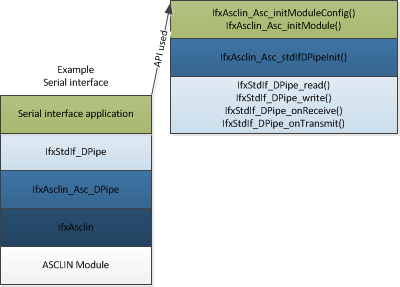
#> input picture TC275_UART/Libraries/Service/CpuGeneric/StdIf/StandardInterfaceDataPipeExample.png, 400 x 287 px, given in place of the camera
$ python two_line_detect.py   (older library calls are emulated)
#> lines starting #> are read from the running program, lines starting #| are printed output that depends on the picture; after the words box and inside, x2 and y2 are one past the last pixel; in counts of white or black regions, pixels touching at a corner belong together
import cv2
import numpy as np

class Line:
    def __init__(self):
        self.window_margin = 40
        self.prevx = []
        self.current_fit = [np.array([False])]
        self.startx = None
        self.endx = None
        self.allx = None
        self.ally = None

def warp_image(img, src, dst, size):
    M = cv2.getPerspectiveTransform(src, dst)
    Minv = cv2.getPerspectiveTransform(dst, src)
    warp_img = cv2.warpPerspective(img, M, size, flags=cv2.INTER_LINEAR)
    return warp_img, M, Minv

def smoothing(lines, pre_lines=3):
    lines = np.squeeze(lines)
    avg_line = np.zeros((720))
    for ii, line in enumerate(reversed(lines)):
        if ii == pre_lines:
            break
        avg_line += line
    avg_line = avg_line / pre_lines
    return avg_line

def calculate_center_angle(left_line, right_line, xm_per_pix, ym_per_pix):
    if left_line.allx is None or right_line.allx is None:
        return None
    ploty = np.linspace(0, 720 - 1, 720)
    leftx = left_line.allx[::-1]
    rightx = right_line.allx[::-1]
    centerx = (leftx + rightx) / 2
    fit = np.polyfit(ploty * ym_per_pix, centerx * xm_per_pix, 2)
    y = -40 * ym_per_pix
    slope = 2 * fit[0] * y + fit[1]
    angle = np.arctan(slope) * (180 / np.pi)
    return angle

def find_lines(binary_img, left_line, right_line):
    histogram = np.sum(binary_img[binary_img.shape[0] // 2:, :], axis=0)
    midpoint = np.int32(histogram.shape[0] / 2)
    start_leftx = np.argmax(histogram[:midpoint])
    start_rightx = np.argmax(histogram[midpoint:]) + midpoint
    window_height = np.int32(binary_img.shape[0] / 10)
    nonzero = binary_img.nonzero()
    nonzeroy = np.array(nonzero[0])
    nonzerox = np.array(nonzero[1])
    margin = left_line.window_margin
    minpix = 50

    leftx_current = start_leftx
    rightx_current = start_rightx

    left_lane_inds = []
    right_lane_inds = []

    for window in range(10):
        win_y_low = binary_img.shape[0] - (window + 1) * window_height
        win_y_high = binary_img.shape[0] - window * window_height
        win_xleft_low = leftx_current - margin
        win_xleft_high = leftx_current + margin
        win_xright_low = rightx_current - margin
        win_xright_high = rightx_current + margin

        good_left_inds = ((nonzeroy >= win_y_low) & (nonzeroy < win_y_high) &
                          (nonzerox >= win_xleft_low) & (nonzerox < win_xleft_high)).nonzero()[0]
        good_right_inds = ((nonzeroy >= win_y_low) & (nonzeroy < win_y_high) &
                           (nonzerox >= win_xright_low) & (nonzerox < win_xright_high)).nonzero()[0]

        left_lane_inds.append(good_left_inds)
        right_lane_inds.append(good_right_inds)

        if len(good_left_inds) > minpix:
            leftx_current = np.int32(np.mean(nonzerox[good_left_inds]))
        if len(good_right_inds) > minpix:
            rightx_current = np.int32(np.mean(nonzerox[good_right_inds]))

    left_lane_inds = np.concatenate(left_lane_inds)
    right_lane_inds = np.concatenate(right_lane_inds)

    leftx = nonzerox[left_lane_inds]
    lefty = nonzeroy[left_lane_inds]
    rightx = nonzerox[right_lane_inds]
    righty = nonzeroy[right_lane_inds]

    ploty = np.linspace(0, binary_img.shape[0] - 1, binary_img.shape[0])

    if len(leftx) > 0:
        left_fit = np.polyfit(lefty, leftx, 2)
        left_fitx = left_fit[0] * ploty ** 2 + left_fit[1] * ploty + left_fit[2]
        left_line.prevx.append(left_fitx)
        if len(left_line.prevx) > 5:
            avg = smoothing(left_line.prevx, 5)
            left_fit = np.polyfit(ploty, avg, 2)
            left_fitx = left_fit[0] * ploty ** 2 + left_fit[1] * ploty + left_fit[2]
        left_line.allx, left_line.ally = left_fitx, ploty

    if len(rightx) > 0:
        right_fit = np.polyfit(righty, rightx, 2)
        right_fitx = right_fit[0] * ploty ** 2 + right_fit[1] * ploty + right_fit[2]
        right_line.prevx.append(right_fitx)
        if len(right_line.prevx) > 5:
            avg = smoothing(right_line.prevx, 5)
            right_fit = np.polyfit(ploty, avg, 2)
            right_fitx = right_fit[0] * ploty ** 2 + right_fit[1] * ploty + right_fit[2]
        right_line.allx, right_line.ally = right_fitx, ploty

def draw_center_lane(img, left_line, right_line):
    if left_line.allx is None or right_line.allx is None:
        return img
    centerx = (left_line.allx + right_line.allx) / 2
    pts = np.array([np.transpose(np.vstack([centerx, left_line.ally]))])
    warp_zero = np.zeros_like(img).astype(np.uint8)
    cv2.polylines(warp_zero, np.int32([pts]), isClosed=False, color=(0, 255, 255), thickness=4)
    result = cv2.addWeighted(img, 1, warp_zero, 0.6, 0)
    return result

def main():
    src = np.float32([[435, 170], [242, 429], [794, 170], [977, 429]])
    dst = np.float32([[200, 0], [200, 720], [520, 0], [520, 720]])
    xm_per_pix = 1.5 / 320
    ym_per_pix = 1.5 / 720

    cameraMatrix = np.array([
        [909.10666688, 0, 680.29035139],
        [0, 907.69237377, 313.64665827],
        [0, 0, 1]
    ], dtype=np.float32)

    distCoeffs = np.array([[0.04561485, -0.04977711, -0.00178452, 0.00436709, 0.11888961]], dtype=np.float32)

    cap = cv2.VideoCapture(0, cv2.CAP_V4L2)
    cap.set(cv2.CAP_PROP_FRAME_WIDTH, 320)
    cap.set(cv2.CAP_PROP_FRAME_HEIGHT, 240)
    cap.set(cv2.CAP_PROP_FPS, 30)

    ret, frame = cap.read()
#> frame is the input picture: shape (287, 400, 3); mean B, G, R 207.5, 206.8, 195.3
    if not ret:
        print("카메라로부터 프레임을 읽을 수 없습니다.")
        return

    h, w = frame.shape[:2]
#> h = 287; w = 400
    map1, map2 = cv2.initUndistortRectifyMap(cameraMatrix, distCoeffs, None, cameraMatrix, (w, h), cv2.CV_16SC2)

    left_line = Line()
    right_line = Line()

    while cap.isOpened():
        ret, frame = cap.read()
        if not ret:
            break

        frame = cv2.remap(frame, map1, map2, interpolation=cv2.INTER_LINEAR)
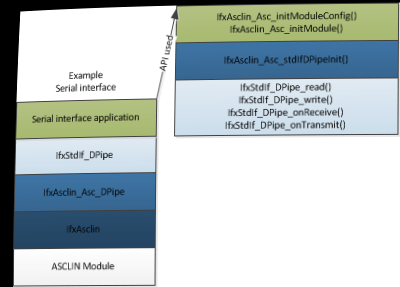
#> frame: shape (287, 400, 3); mean B, G, R 195.8, 195.1, 184.2

        img = frame[int(0.4 * frame.shape[0]):, :]
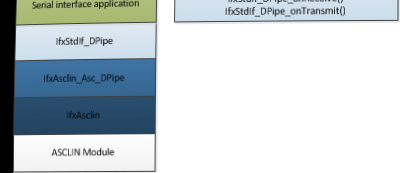
#> img: shape (173, 400, 3); mean B, G, R 211.6, 207.5, 198.7
        gray = cv2.cvtColor(img, cv2.COLOR_BGR2GRAY)
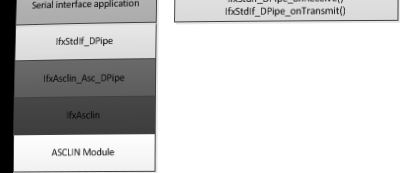
#> gray: shape (173, 400); min 0, max 255, mean 205.4
        _, binary = cv2.threshold(gray, 200, 255, cv2.THRESH_BINARY)
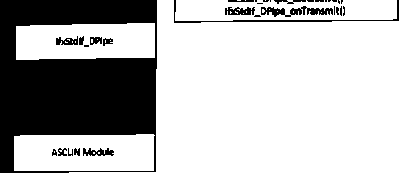
#> binary: shape (173, 400); 72.6% white; 32 black regions (17 under 20 px), largest, box (x1, y1, x2, y2) and area: (0, 0, 157, 173) 17130, (174, 0, 399, 23) 428, (261, 6, 333, 17) 389

        warp_img, M, Minv = warp_image(binary, src, dst, (720, 720))
#> in warp_image, `warp_img = cv2.warpPerspective(img, M, size, flags=cv2.INTER_LINEAR)`:
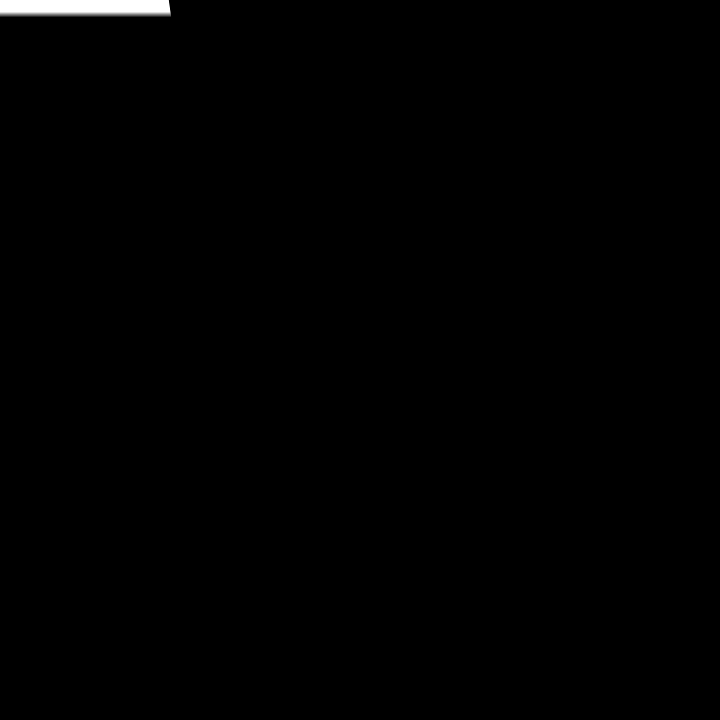
#> warp_img: shape (720, 720); min 0, max 255, mean 1.2
#> M = [[2.85, 4.71, -1401.9], [4.65e-16, 18.21, -3095.7], [4.4e-19, 0.0129, 1]]; Minv = [[1.12, -0.44, 210.6], [7.22e-17, 0.0549, 170], [4.25e-19, -0.000711, 1]]
        find_lines(warp_img, left_line, right_line)
#> in find_lines, `histogram = np.sum(binary_img[binary_img.shape[0] // 2:, :], axis=0)`: histogram = 720 values from 0 to 0
#> in find_lines, `start_leftx = np.argmax(histogram[:midpoint])`: start_leftx = 0
#> in find_lines, `start_rightx = np.argmax(histogram[midpoint:]) + midpoint`: start_rightx = 360
#> in find_lines, `nonzero = binary_img.nonzero()`: nonzero = 2897 positions, rows 0 to 16, columns 0 to 171
#> in find_lines, `nonzeroy = np.array(nonzero[0])`: nonzeroy = 2897 values from 0 to 16
#> in find_lines, `nonzerox = np.array(nonzero[1])`: nonzerox = 2897 values, max 171 at index 2896, min 0 at index 0, mean 84.71
#> in find_lines, `leftx_current = start_leftx`: leftx_current = 0
#> in find_lines, `rightx_current = start_rightx`: rightx_current = 360
#> the loop in find_lines, `for window in range(10):` made 10 passes
#> leftx_current on pass 10: 19
#> after the loop in find_lines, `for window in range(10):`: left_lane_inds = 10 items, first 6: empty array, empty array, empty array, empty array, empty array, empty array; right_lane_inds = [empty array, empty array, empty array, empty array, empty array, empty array, empty array, empty array, empty array, empty array]
#> in find_lines, `left_lane_inds = np.concatenate(left_lane_inds)`: left_lane_inds = 680 values from 0 to 2764
#> in find_lines, `right_lane_inds = np.concatenate(right_lane_inds)`: right_lane_inds = empty array
#> in find_lines, `leftx = nonzerox[left_lane_inds]`: leftx = 680 values, max 39 at index 39, min 0 at index 0, mean 19.5
#> in find_lines, `lefty = nonzeroy[left_lane_inds]`: lefty = 680 values from 0 to 16
#> in find_lines, `rightx = nonzerox[right_lane_inds]`: rightx = empty array
#> in find_lines, `left_fit = np.polyfit(lefty, leftx, 2)`: left_fit = [5.46e-16, -9.06e-15, 19.5]
#> in find_lines, `left_fitx = left_fit[0] * ploty ** 2 + left_fit[1] * ploty + left_fit[2]`: left_fitx = 720 values, max 19.5 at index 719, min 19.5 at index 8, mean 19.5
#> in find_lines, `left_line.allx, left_line.ally = left_fitx, ploty`: left_line.allx has the same summary as left_fitx; left_line.ally = 720 values from 0 to 719
        angle = calculate_center_angle(left_line, right_line, xm_per_pix, ym_per_pix)
        if angle is not None:
            print(f"Vehicle Steering Angle: {angle:.2f} degrees")

        visual = draw_center_lane(cv2.cvtColor(warp_img, cv2.COLOR_GRAY2BGR), left_line, right_line)
        cv2.imshow("Lane Detection", visual)
        if cv2.waitKey(1) & 0xFF == ord("q"):
#> (key q is pressed here)
            break

    cap.release()
    cv2.destroyAllWindows()

if __name__ == '__main__':
    main()

$ run again, on TC275_UART/Libraries/Service/CpuGeneric/StdIf/StandardInterfaceLayers.png
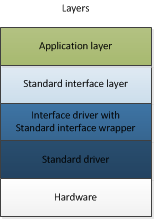
#> input picture TC275_UART/Libraries/Service/CpuGeneric/StdIf/StandardInterfaceLayers.png, 154 x 219 px, given in place of the camera
#> in main, frame is the input picture: shape (219, 154, 3); mean B, G, R 174.9, 172.3, 154.5
#> in main, `gray = cv2.cvtColor(img, cv2.COLOR_BGR2GRAY)`:
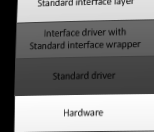
#> gray: shape (132, 154); min 0, max 254, mean 129.1
#> in main, `_, binary = cv2.threshold(gray, 200, 255, cv2.THRESH_BINARY)`:
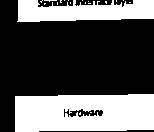
#> binary: shape (132, 154); 35.3% white; 20 white regions (18 under 20 px), largest, box (x1, y1, x2, y2) and area: (15, 94, 154, 132) 4805, (17, 0, 154, 22) 2317
#> warp_img: shape (720, 720); every value is 0
#> M = [[2.85, 4.71, -1401.9], [4.65e-16, 18.21, -3095.7], [4.4e-19, 0.0129, 1]]; Minv = [[1.12, -0.44, 210.6], [7.22e-17, 0.0549, 170], [4.25e-19, -0.000711, 1]]
#> histogram = 720 values from 0 to 0
#> start_leftx = 0
#> start_rightx = 360
#> nonzero = (empty array, empty array)
#> nonzeroy = empty array
#> leftx_current = 0
#> rightx_current = 360
#> after the loop in find_lines, `for window in range(10):`: left_lane_inds = [empty array, empty array, empty array, empty array, empty array, empty array, empty array, empty array, empty array, empty array]; right_lane_inds has the same summary as left_lane_inds
#> in find_lines, `left_lane_inds = np.concatenate(left_lane_inds)`: left_lane_inds = empty array
#> visual: shape (720, 720, 3); every value is 0

$ run again, on TC275_UART/Libraries/Service/CpuGeneric/StdIf/Timer.png
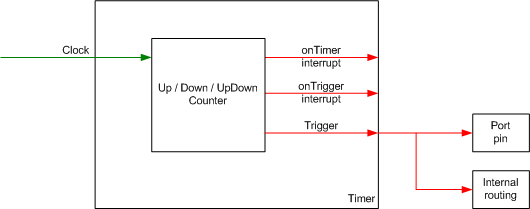
#> input picture TC275_UART/Libraries/Service/CpuGeneric/StdIf/Timer.png, 530 x 209 px, given in place of the camera
#> in main, frame is the input picture: shape (209, 530, 3); mean B, G, R 246.3, 246.5, 247.9
#> in main, `frame = cv2.remap(frame, map1, map2, interpolation=cv2.INTER_LINEAR)`:
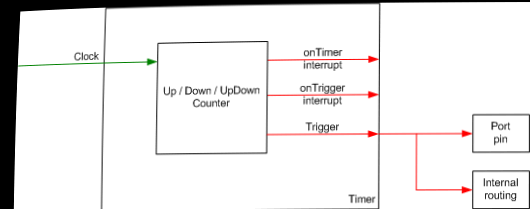
#> frame: shape (209, 530, 3); mean B, G, R 233.6, 233.8, 235.2
#> in main, `_, binary = cv2.threshold(gray, 200, 255, cv2.THRESH_BINARY)`:
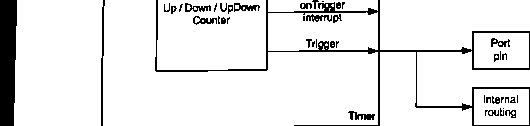
#> binary: shape (126, 530); 91% white; 44 black regions (17 under 20 px), largest, box (x1, y1, x2, y2) and area: (155, 0, 530, 126) 2422, (0, 0, 17, 126) 1953, (101, 0, 105, 126) 249
#> warp_img: shape (720, 720); every value is 0
#> M = [[2.85, 4.71, -1401.9], [4.65e-16, 18.21, -3095.7], [4.4e-19, 0.0129, 1]]; Minv = [[1.12, -0.44, 210.6], [7.22e-17, 0.0549, 170], [4.25e-19, -0.000711, 1]]
#> histogram = 720 values from 0 to 0
#> start_leftx = 0
#> start_rightx = 360
#> nonzero = (empty array, empty array)
#> nonzeroy = empty array
#> leftx_current = 0
#> rightx_current = 360
#> after the loop in find_lines, `for window in range(10):`: left_lane_inds = [empty array, empty array, empty array, empty array, empty array, empty array, empty array, empty array, empty array, empty array]; right_lane_inds has the same summary as left_lane_inds
#> in find_lines, `left_lane_inds = np.concatenate(left_lane_inds)`: left_lane_inds = empty array
#> visual: shape (720, 720, 3); every value is 0
